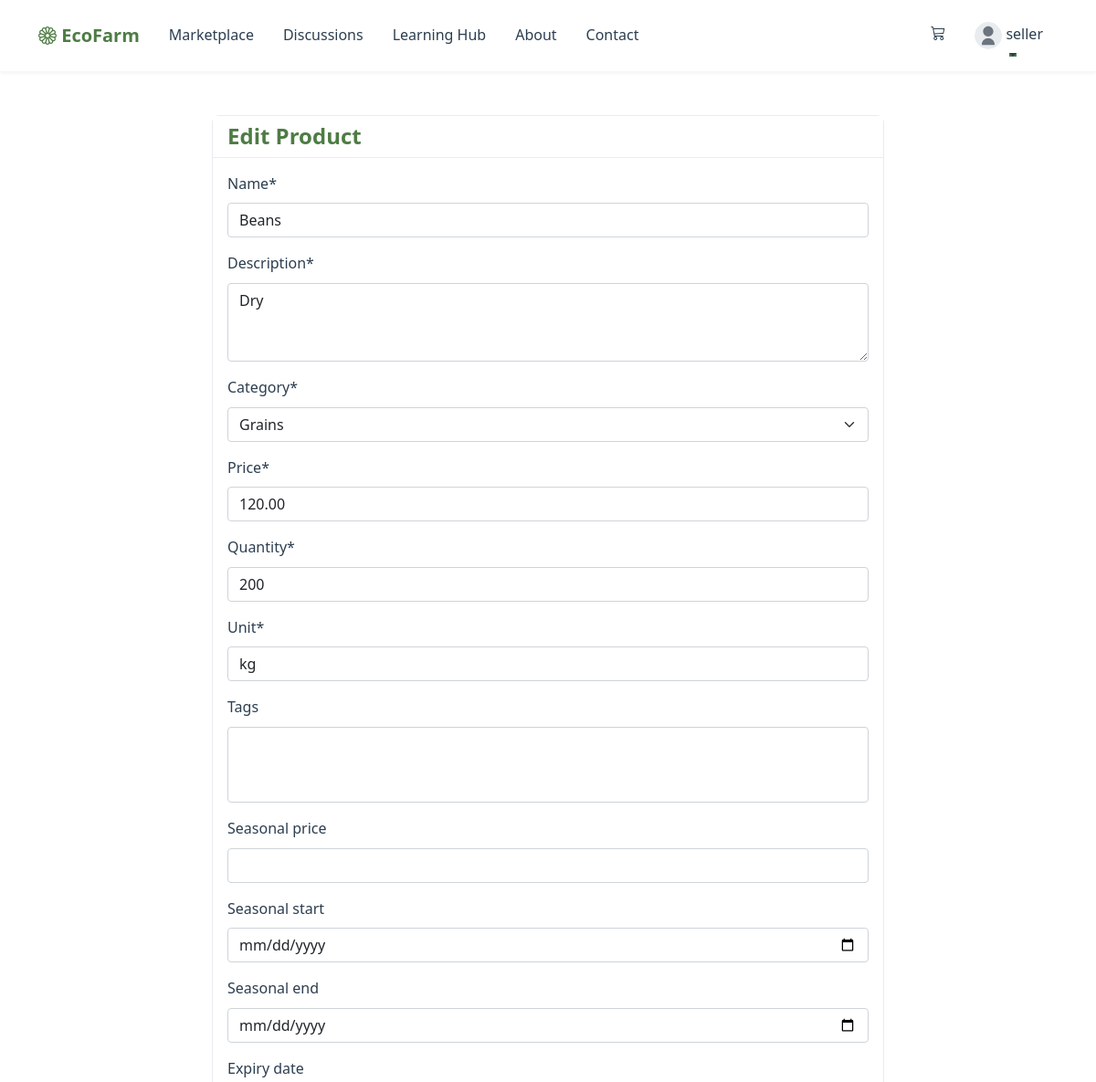
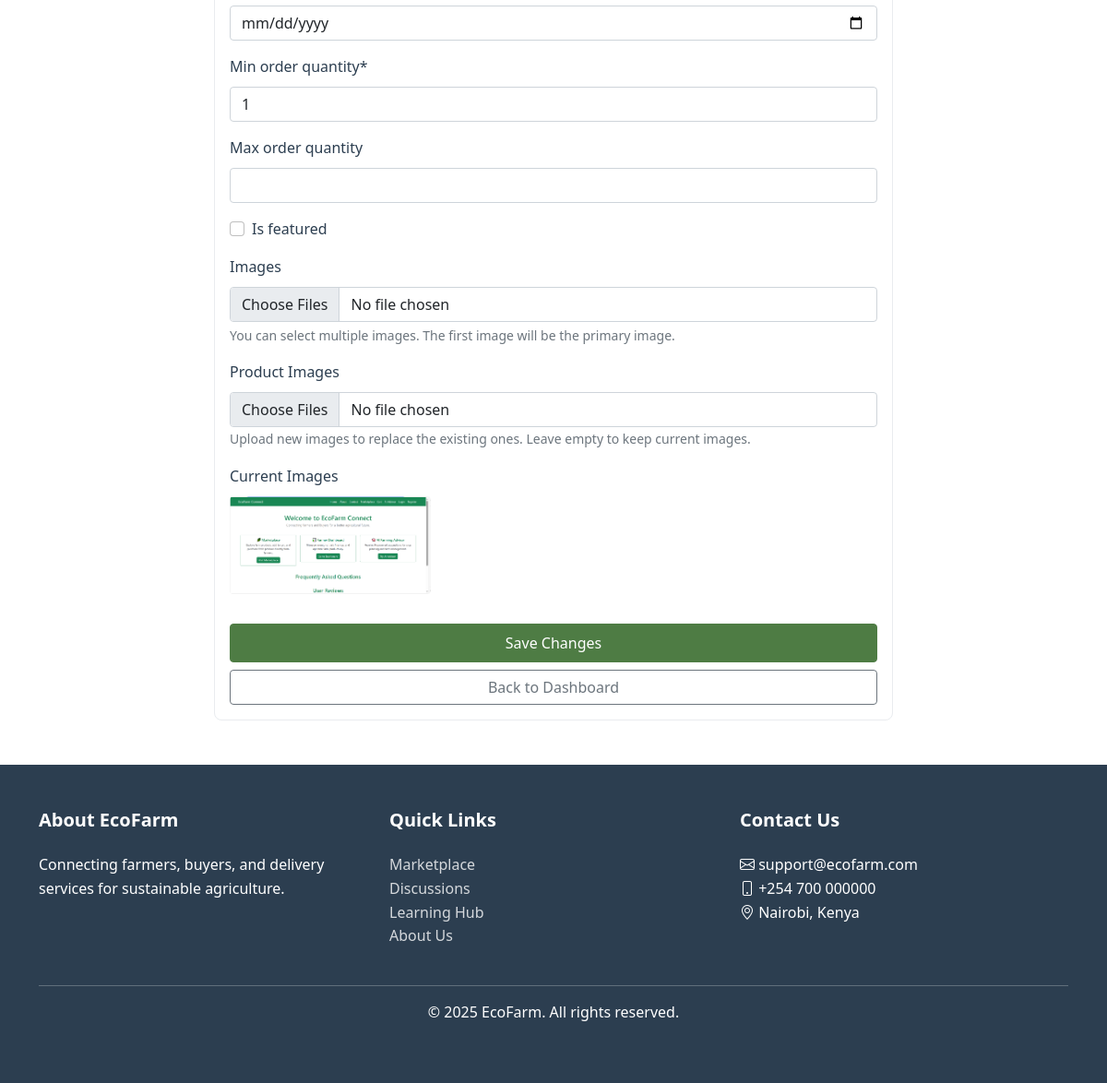
/edit-product/2/ (signed in), run on the app's committed database (2 pictures, top to bottom).
### connect/models.py (models this page shows, shortened)
class User(AbstractUser):
    class Role(models.TextChoices):
        BUYER = 'buyer', _('Buyer')
        SELLER = 'seller', _('Seller')
        BODA_RIDER = 'boda_rider', _('Boda Rider')
        ADMIN = 'admin', _('Admin')
    role = models.CharField(
        max_length=20,
        choices=Role.choices,
        default=Role.BUYER,
    )
    phone_number = models.CharField(max_length=15, blank=True)
    location = models.CharField(max_length=255, blank=True)
    profile_picture = models.ImageField(upload_to='profile_pics/', blank=True, null=True)
    wishlist = models.ManyToManyField('Product', related_name='wishlisted_by', blank=True)
    friends = models.ManyToManyField('self', symmetrical=True, blank=True)
    following = models.ManyToManyField('self', symmetrical=False, blank=True, related_name='followers')
    bio = models.TextField(max_length=500, blank=True)
    cover_photo = models.ImageField(upload_to='cover_photos/', blank=True, null=True)
    def is_seller(self):
        return self.role == self.Role.SELLER

class Product(models.Model):
    class Category(models.TextChoices):
        DAIRY = 'dairy', _('Dairy')
        SEEDS = 'seeds', _('Seeds')
        LIVESTOCK = 'livestock', _('Livestock')
        VEGETABLES = 'vegetables', _('Vegetables')
        FRUITS = 'fruits', _('Fruits')
        GRAINS = 'grains', _('Grains')
        OTHER = 'other', _('Other')
    seller = models.ForeignKey(User, on_delete=models.CASCADE, related_name='products')
    name = models.CharField(max_length=255)
    description = models.TextField()
    category = models.CharField(max_length=20, choices=Category.choices)
    price = models.DecimalField(max_digits=10, decimal_places=2)
    quantity = models.PositiveIntegerField()
    unit = models.CharField(max_length=20)  # e.g., kg, piece, dozen
    created_at = models.DateTimeField(auto_now_add=True)
    updated_at = models.DateTimeField(auto_now=True)
    is_available = models.BooleanField(default=True)
    tags = models.ManyToManyField(ProductTag, blank=True, related_name='products')
    seasonal_price = models.DecimalField(max_digits=10, decimal_places=2, null=True, blank=True)
    seasonal_start = models.DateField(null=True, blank=True)
    seasonal_end = models.DateField(null=True, blank=True)
    expiry_date = models.DateField(null=True, blank=True)
    min_order_quantity = models.PositiveIntegerField(default=1)
    max_order_quantity = models.PositiveIntegerField(null=True, blank=True)
    is_featured = models.BooleanField(default=False)
    average_rating = models.DecimalField(max_digits=3, decimal_places=2, default=0)
    total_reviews = models.PositiveIntegerField(default=0)
    views_count = models.PositiveIntegerField(default=0)

class ProductImage(models.Model):
    product = models.ForeignKey(Product, on_delete=models.CASCADE, related_name='images')
    image = models.ImageField(upload_to='product_images/')
    is_primary = models.BooleanField(default=False)
    uploaded_at = models.DateTimeField(auto_now_add=True)

### connect/views.py (the view)
# urls.py: path('edit-product/<int:pk>/', views.edit_product, name='edit_product'),
@login_required
def edit_product(request, pk):
    if not request.user.is_seller():
        messages.error(request, 'You do not have permission to edit products.')
        return redirect('home')
    product = get_object_or_404(Product, pk=pk, seller=request.user)
    if request.method == 'POST':
        form = ProductForm(request.POST, request.FILES, instance=product)
        if form.is_valid():
            form.save()
            images = request.FILES.getlist('images')
            if images:
                product.images.all().delete()
                for i, image in enumerate(images):
                    ProductImage.objects.create(
                        product=product,
                        image=image,
                        is_primary=(i == 0)  # First image is primary
                    )
            messages.success(request, 'Product updated successfully!')
            return redirect('seller_dashboard')
    else:
        form = ProductForm(instance=product)
    return render(request, 'edit_product.html', {'form': form, 'product': product})

### templates/edit_product.html (shortened to what this page needs)
{% extends 'base.html' %}
{% load static %}
{% load crispy_forms_tags %}
{% block content %}
<div class="container py-4">
    <div class="row justify-content-center">
        <div class="col-md-8">
            <div class="card">
                <div class="card-header">
                    <h4 class="mb-0">Edit Product</h4>
                </div>
                <div class="card-body">
                    <form method="post" enctype="multipart/form-data" novalidate>
                        {{ form|crispy }}
                        <div class="mb-3">
                            <label for="images" class="form-label">Product Images</label>
                            <input type="file" class="form-control" id="images" name="images" multiple accept="image/*">
                            <small class="text-muted">Upload new images to replace the existing ones. Leave empty to keep current images.</small>
                        </div>
                        {% if product.images.all %}
                        <div class="mb-3">
                            <label class="form-label">Current Images</label>
                            <div class="row">
                                {% for image in product.images.all %}
                                <div class="col-md-4 mb-3">
                                    <img src="{{ image.image.url }}" alt="Product image" class="img-fluid rounded">
                                </div>
                                {% endfor %}
                            </div>
                        </div>
                        {% endif %}
                        <div class="d-grid gap-2">
                            <button type="submit" class="btn btn-primary">
                                 Save Changes
                            </button>
                            <a href="{% url 'seller_dashboard' %}" class="btn btn-outline-secondary">
                                 Back to Dashboard
                            </a>
                        </div>
                    </form>
                </div>
            </div>
        </div>
    </div>
</div>
{% endblock %}

### templates/base.html (shortened to what this page needs)
{% load static %}
<!DOCTYPE html>
<html lang="en">
<head>
    <link href="https://cdn.jsdelivr.net/npm/bootstrap@5.1.3/dist/css/bootstrap.min.css" rel="stylesheet">
    <link rel="stylesheet" href="https://cdn.jsdelivr.net/npm/bootstrap-icons@1.8.1/font/bootstrap-icons.css">
    <link rel="stylesheet" href="{% static 'css/custom.css' %}">
</head>
<body>
    <nav class="navbar navbar-expand-lg sticky-top">
        <div class="container">
            <a class="navbar-brand" href="{% url 'home' %}">
                <i class="bi bi-flower1"></i> EcoFarm
            </a>
            <div class="collapse navbar-collapse" id="navbarNav">
                <ul class="navbar-nav me-auto">
                    <li class="nav-item">
                        <a class="nav-link {% if request.resolver_match.url_name == 'marketplace' %}active{% endif %}"
                           href="{% url 'marketplace' %}">Marketplace</a>
                    </li>
                    <li class="nav-item">
                        <a class="nav-link {% if request.resolver_match.url_name == 'discussions' %}active{% endif %}"
                           href="{% url 'discussions' %}">Discussions</a>
                    </li>
                    <li class="nav-item">
                        <a class="nav-link {% if request.resolver_match.url_name == 'learning_hub' %}active{% endif %}"
                           href="{% url 'learning_hub' %}">Learning Hub</a>
                    </li>
                    <li class="nav-item">
                        <a class="nav-link {% if request.resolver_match.url_name == 'about' %}active{% endif %}"
                           href="{% url 'about' %}">About</a>
                    </li>
                    <li class="nav-item">
                        <a class="nav-link {% if request.resolver_match.url_name == 'contact' %}active{% endif %}"
                           href="{% url 'contact' %}">Contact</a>
                    </li>
                </ul>
                <ul class="navbar-nav">
                    {% if user.is_authenticated %}
                    <li class="nav-item">
                        <a class="nav-link" href="{% url 'cart' %}">
                            <i class="bi bi-cart3"></i>
                        </a>
                    </li>
                    <li class="nav-item dropdown">
                        <a class="nav-link dropdown-toggle" href="#" id="userDropdown" role="button" data-bs-toggle="dropdown" aria-expanded="false">
                            <img src="{% if user.profile_picture %}{{ user.profile_picture.url }}{% else %}{% static 'images/default-profile.svg' %}{% endif %}"
                                 alt="{{ user.get_full_name }}" class="rounded-circle" style="width: 30px; height: 30px; object-fit: cover;">
                            {{ user.get_full_name|default:user.username }}
                        </a>
                    </li>
                    {% endif %}
                </ul>
            </div>
        </div>
    </nav>
    <main class="py-4">
        {% block content %}{% endblock %}
    </main>
    <footer class="footer mt-auto">
        <div class="container">
            <div class="row">
                <div class="col-md-4">
                    <h5>About EcoFarm</h5>
                    <p>Connecting farmers, buyers, and delivery services for sustainable agriculture.</p>
                </div>
                <div class="col-md-4">
                    <h5>Quick Links</h5>
                    <ul class="list-unstyled">
                        <li><a href="{% url 'marketplace' %}">Marketplace</a></li>
                        <li><a href="{% url 'discussions' %}">Discussions</a></li>
                        <li><a href="{% url 'learning_hub' %}">Learning Hub</a></li>
                        <li><a href="{% url 'about' %}">About Us</a></li>
                    </ul>
                </div>
                <div class="col-md-4">
                    <h5>Contact Us</h5>
                    <ul class="list-unstyled">
                        <li><i class="bi bi-envelope"></i> support@ecofarm.com</li>
                        <li><i class="bi bi-phone"></i> +254 700 000000</li>
                        <li><i class="bi bi-geo-alt"></i> Nairobi, Kenya</li>
                    </ul>
                </div>
            </div>
            <hr class="mt-4">
            <div class="text-center">
                <p>&copy; {% now "Y" %} EcoFarm. All rights reserved.</p>
            </div>
        </div>
    </footer>
</body>
</html>

### static/css/custom.css (style rules this page uses)
:root { --primary-green: #4e7c44; --light-green: #6c9e4f; --hover-green: #3d6235; --subtle-green: rgba(78, 124, 68, 0.1); --text-dark: #2c3e50; --text-muted: #6c757d; --border-color: #e9ecef; }
body { color: var(--text-dark); line-height: 1.6; }
h1, h2, h3, h4, h5, h6 { color: var(--primary-green); font-weight: 600; }
a { color: var(--text-dark); text-decoration: none; transition: all 0.2s ease; }
.navbar { background-color: #fff; box-shadow: 0 2px 4px rgba(0, 0, 0, 0.05); padding: 1rem 0; }
.navbar-brand { color: var(--primary-green) !important; font-weight: 600; }
.nav-link { color: var(--text-dark) !important; position: relative; padding: 0.5rem 1rem !important; }
.nav-link::after { content: ''; position: absolute; bottom: 0; left: 50%; width: 0; height: 2px; background-color: var(--primary-green); transition: all 0.2s ease; transform: translateX(-50%); }
.btn-primary { background-color: var(--primary-green); border-color: var(--primary-green); padding: 0.5rem 1.5rem; transition: all 0.2s ease; }
.card { border: 1px solid var(--border-color); border-radius: 0.5rem; transition: all 0.2s ease; }
.card-header { background-color: #fff; border-bottom: 1px solid var(--border-color); }
.footer { background-color: #2c3e50; color: #fff; padding: 3rem 0; }
.footer h5 { color: #fff; margin-bottom: 1.5rem; }
.footer a { color: rgba(255, 255, 255, 0.8); }

### data on the page
User: get_full_name "seller"
Product: name "Beans", description "Dry", category "Grains", price "120.00", quantity "200", unit "kg", min_order_quantity "1"
ProductImage: image (picture)
